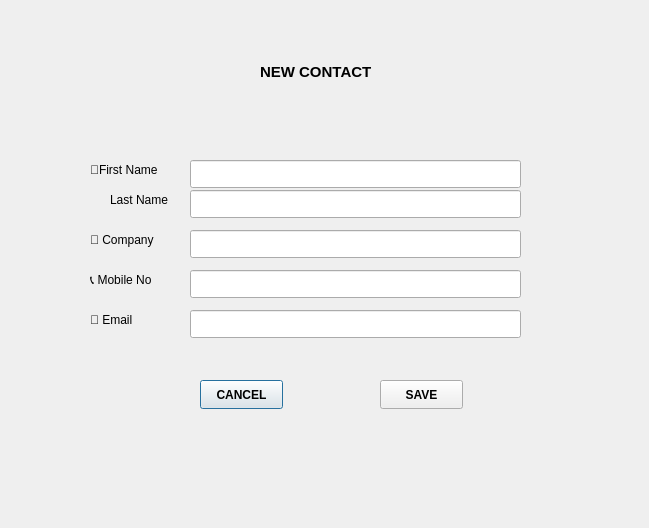
<?xml version="1.0" encoding="UTF-8"?>
<ui version="4.0">
 <class>newcontact</class>
 <widget class="QDialog" name="newcontact">
  <property name="geometry">
   <rect>
    <x>0</x>
    <y>0</y>
    <width>649</width>
    <height>528</height>
   </rect>
  </property>
  <property name="windowTitle">
   <string>Dialog</string>
  </property>
  <widget class="QLineEdit" name="lastName">
   <property name="geometry">
    <rect>
     <x>190</x>
     <y>190</y>
     <width>331</width>
     <height>28</height>
    </rect>
   </property>
   <property name="text">
    <string/>
   </property>
  </widget>
  <widget class="QLabel" name="Title">
   <property name="geometry">
    <rect>
     <x>260</x>
     <y>60</y>
     <width>131</width>
     <height>24</height>
    </rect>
   </property>
   <property name="font">
    <font>
     <pointsize>11</pointsize>
     <bold>true</bold>
    </font>
   </property>
   <property name="text">
    <string>NEW CONTACT</string>
   </property>
  </widget>
  <widget class="QLabel" name="phoneL">
   <property name="geometry">
    <rect>
     <x>90</x>
     <y>270</y>
     <width>111</width>
     <height>20</height>
    </rect>
   </property>
   <property name="text">
    <string>📞 Mobile No</string>
   </property>
  </widget>
  <widget class="QLineEdit" name="phoneNo">
   <property name="geometry">
    <rect>
     <x>190</x>
     <y>270</y>
     <width>331</width>
     <height>28</height>
    </rect>
   </property>
   <property name="text">
    <string/>
   </property>
  </widget>
  <widget class="QPushButton" name="Cancel">
   <property name="geometry">
    <rect>
     <x>200</x>
     <y>380</y>
     <width>83</width>
     <height>29</height>
    </rect>
   </property>
   <property name="font">
    <font>
     <bold>true</bold>
    </font>
   </property>
   <property name="text">
    <string>CANCEL</string>
   </property>
  </widget>
  <widget class="QLabel" name="lastNameL">
   <property name="geometry">
    <rect>
     <x>110</x>
     <y>190</y>
     <width>81</width>
     <height>20</height>
    </rect>
   </property>
   <property name="text">
    <string>Last Name</string>
   </property>
  </widget>
  <widget class="QPushButton" name="Save">
   <property name="geometry">
    <rect>
     <x>380</x>
     <y>380</y>
     <width>83</width>
     <height>29</height>
    </rect>
   </property>
   <property name="font">
    <font>
     <bold>true</bold>
    </font>
   </property>
   <property name="text">
    <string>SAVE</string>
   </property>
  </widget>
  <widget class="QLineEdit" name="company">
   <property name="geometry">
    <rect>
     <x>190</x>
     <y>230</y>
     <width>331</width>
     <height>28</height>
    </rect>
   </property>
   <property name="text">
    <string/>
   </property>
  </widget>
  <widget class="QLineEdit" name="email">
   <property name="geometry">
    <rect>
     <x>190</x>
     <y>310</y>
     <width>331</width>
     <height>28</height>
    </rect>
   </property>
   <property name="text">
    <string/>
   </property>
  </widget>
  <widget class="QLineEdit" name="name">
   <property name="geometry">
    <rect>
     <x>190</x>
     <y>160</y>
     <width>331</width>
     <height>28</height>
    </rect>
   </property>
   <property name="text">
    <string/>
   </property>
  </widget>
  <widget class="QLabel" name="emailL">
   <property name="geometry">
    <rect>
     <x>90</x>
     <y>310</y>
     <width>111</width>
     <height>20</height>
    </rect>
   </property>
   <property name="text">
    <string>📧 Email</string>
   </property>
  </widget>
  <widget class="QLabel" name="companyL">
   <property name="geometry">
    <rect>
     <x>90</x>
     <y>230</y>
     <width>101</width>
     <height>20</height>
    </rect>
   </property>
   <property name="text">
    <string>🏢 Company</string>
   </property>
  </widget>
  <widget class="QLabel" name="nameL">
   <property name="geometry">
    <rect>
     <x>90</x>
     <y>160</y>
     <width>101</width>
     <height>20</height>
    </rect>
   </property>
   <property name="text">
    <string>👤First Name</string>
   </property>
  </widget>
 </widget>
 <resources/>
 <connections/>
</ui>
